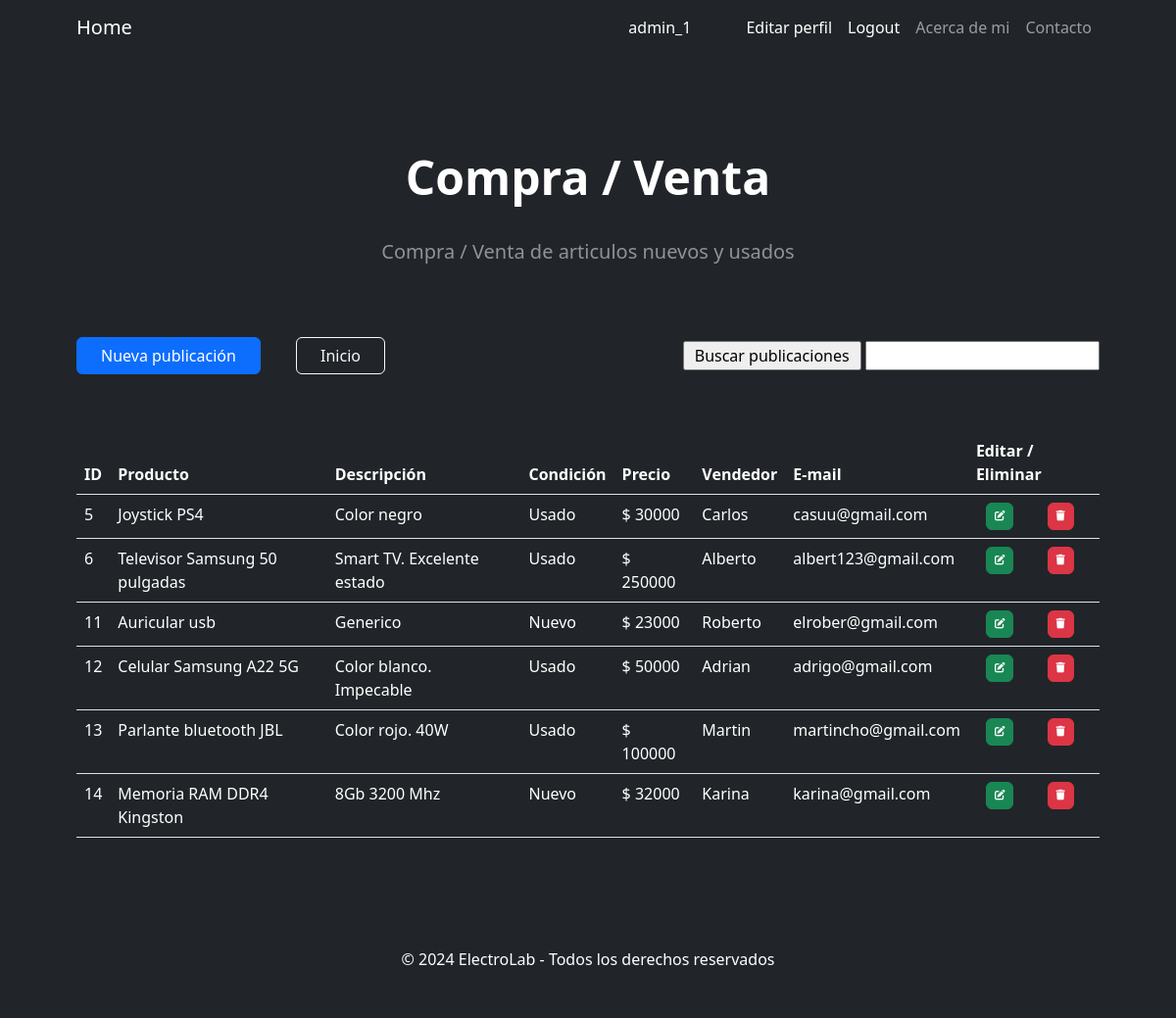
The app's page /AppSitio/publicacion/ (signed in) with its own data.
### AppSitio/models.py (models this page shows, shortened)
class Publicacion(models.Model):
    producto = models.CharField(max_length=50)
    descripcion = models.CharField(max_length=50)
    condicion_opciones = [
        ('Nuevo', 'Nuevo'),
        ('Usado', 'Usado'),
    ]
    condicion = models.CharField(max_length=50, choices=condicion_opciones)
    precio = models.IntegerField()
    vendedor = models.CharField(max_length=50)
    email = models.EmailField()
    class Meta:
        verbose_name = "Publicación"
        verbose_name_plural = "Publicaciones"

### AppSitio/views.py (the view)
# urls.py: path('publicacion/', publicacion, name = "publicacion"),
@login_required
def publicacion(request):
    contexto = {'publicacion': Publicacion.objects.all()}
    contexto['si_es_admin'] = request.user.groups.filter(name='Admins').exists()
    return render(request, "AppSitio/publicacion.html", contexto)

### AppSitio/templates/AppSitio/publicacion.html (shortened to what this page needs)
{% extends "AppSitio/home.html" %}
{% block principal %}
<h1 class="display-5 fw-bolder text-white mb-2">Compra / Venta</h1>
<br>
<p class="lead text-white-50 mb-4">Compra / Venta de articulos nuevos y usados</p>
{% endblock principal %}
{% block agregar %}
<div style="display: flex; justify-content: space-between; align-items: center; margin-bottom: 10px;">
    <div>
        <a class="btn btn-primary btn-md px-4 me-sm-3" href="{% url 'nueva_publicacion' %}">Nueva publicación</a>
        <a class="btn btn-outline-light btn-md px-4 mx-3" href="{% url 'home' %}">Inicio</a>
    </div>
    <form action="{% url 'buscar_publicaciones' %}" method="get">
        <input type="submit" value=" Buscar publicaciones ">
        <input type="text" name="buscar" id="buscar" required>
    </form>
</div>
<br>
<br>
    <table class="table text-white">
        <thead>
            <tr>
                <th>ID</th>
                <th>Producto</th>
                <th>Descripción</th>
                <th>Condición</th>
                <th>Precio</th>
                <th>Vendedor</th>
                <th>E-mail</th>
                {% if si_es_admin %}                {% comment %} Si el usuario pertenece al grupo Admins va a mostrar Editar / Eliminar {% endcomment %}
                <th>Editar / Eliminar</th>
                {% endif %}
            </tr>
        </thead>
        <tbody>
    {% for p in publicacion %}
            <tr>
                <td>{{ p.id }}</td>
                <td>{{ p.producto }}</td>
                <td>{{ p.descripcion }}</td>
                <td>{{ p.condicion }}</td>
                <td>$ {{ p.precio }}</td>
                <td>{{ p.vendedor }}</td>
                <td>{{ p.email }}</td>
                {% if si_es_admin %}                {% comment %} Si el usuario pertenece al grupo Admins va a mostrar los botones {% endcomment %}
                <td>
                    <a href="{% url 'editar_publicacion' p.id %}" class="btn btn-success" style="--bs-btn-padding-y: .25rem; --bs-btn-padding-x: .5rem; --bs-btn-font-size: .75rem; margin-left: 10px; margin-right: 30px;">
                    </a>
                    <a href="{% url 'eliminar_publicacion' p.id %}" class="btn btn-danger" style="--bs-btn-padding-y: .25rem; --bs-btn-padding-x: .5rem; --bs-btn-font-size: .75rem;">
                    </a>
                </td>
                {% endif %}
            </tr>
    {% endfor %}
        </tbody>
    </table>
{% endblock agregar %}

### AppSitio/templates/AppSitio/home.html (shortened to what this page needs)
<!DOCTYPE html>
<html lang="en">
    <head>
        {% load static %}
        <link href="https://cdn.jsdelivr.net/npm/bootstrap-icons@1.4.1/font/bootstrap-icons.css" rel="stylesheet" />
        <link href="{% static 'css/styles.css' %}" rel="stylesheet" />
        <link rel="stylesheet" href="https://cdnjs.cloudflare.com/ajax/libs/font-awesome/6.4.0/css/all.min.css">
    </head>
    <body>
        <nav class="navbar navbar-expand-lg navbar-dark bg-dark">
            <div class="container px-5">
                <a class="navbar-brand" href="{% url 'home' %}">Home</a>
                <div class="collapse navbar-collapse" id="navbarSupportedContent">
                    <ul class="navbar-nav ms-auto mb-2 mb-lg-0">
                        {% if user.is_authenticated %}
                            <a class="nav-link active" style="margin-right: 40px;">{{user.username}}</a>
                            <a class="nav-link active" aria-current="page" href="{% url 'editar_perfil' %}">Editar perfil</a>
                            <a class="nav-link active" aria-current="page" href="#" onclick="event.preventDefault(); document.getElementById('logout-form').submit();">Logout</a>
                        {% endif %}
                        <li class="nav-item"><a class="nav-link" href="{% url 'nosotros' %}">Acerca de mi</a></li>
                        <li class="nav-item"><a class="nav-link" href="{% url 'contacto' %}">Contacto</a></li>
                    </ul>
                </div>
            </div>
        </nav>
        <header class="bg-dark py-5">
            <div class="container px-5">
                <div class="row gx-5 justify-content-center">
                    <div class="col-lg-6">
                        <div class="text-center my-5">
                            {% block principal %}{% endblock principal %}
                        </div>
                    </div>
                </div>
                {% block agregar %}
                {% endblock agregar %}
            </div>
        </header>
        <footer class="py-5 bg-dark">
            <div class="container px-5"><p class="m-0 text-center text-white">&copy; 2024 ElectroLab - Todos los derechos reservados</p></div>
        </footer>
    </body>
</html>

### records on screen
Publicacion: id "5", producto "Joystick PS4", descripcion "Color negro", condicion "Usado", precio "30000", vendedor "Carlos", email "casuu@gmail.com"
Publicacion: id "6", producto "Televisor Samsung 50 pulgadas", descripcion "Smart TV. Excelente estado", condicion "Usado", precio "250000", vendedor "Alberto", email "albert123@gmail.com"
Publicacion: id "11", producto "Auricular usb", descripcion "Generico", condicion "Nuevo", precio "23000", vendedor "Roberto", email "elrober@gmail.com"
Publicacion: id "12", producto "Celular Samsung A22 5G", descripcion "Color blanco. Impecable", condicion "Usado", precio "50000", vendedor "Adrian", email "adrigo@gmail.com"
Publicacion: id "13", producto "Parlante bluetooth JBL", descripcion "Color rojo. 40W", condicion "Usado", precio "100000", vendedor "Martin", email "martincho@gmail.com"
Publicacion: id "14", producto "Memoria RAM DDR4 Kingston", descripcion "8Gb 3200 Mhz", condicion "Nuevo", precio "32000", vendedor "Karina", email "karina@gmail.com"

### other values on screen
{{ user.username }} "admin_1"
